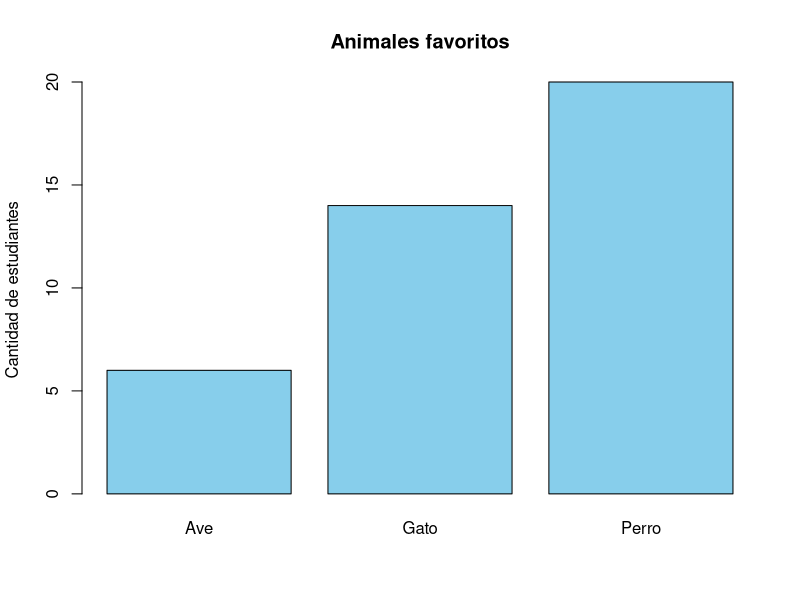
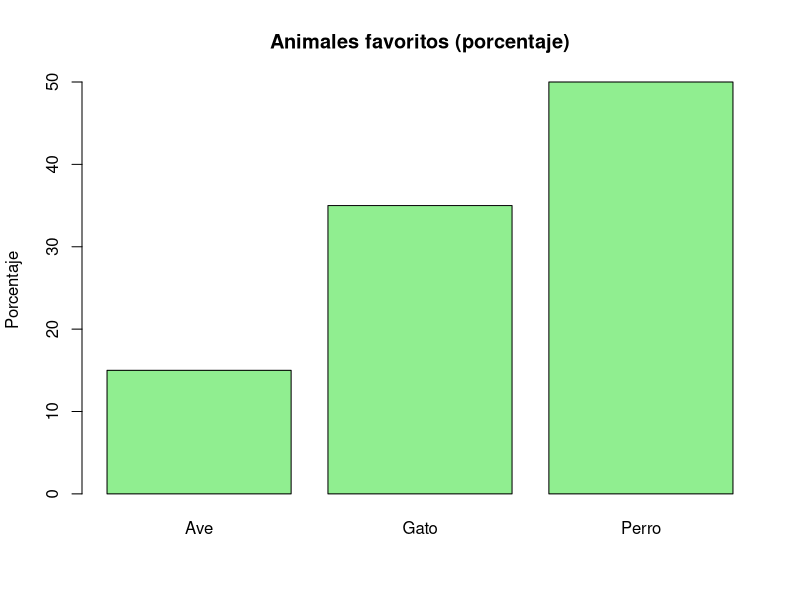
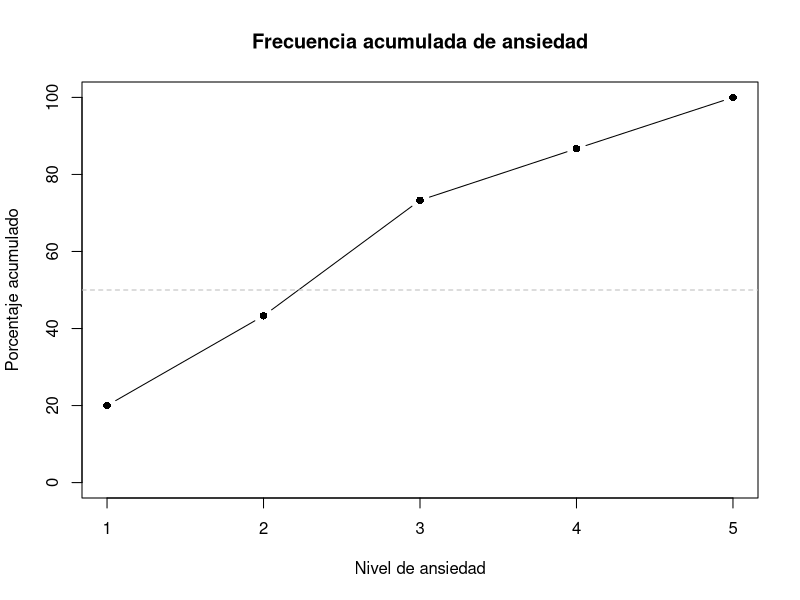
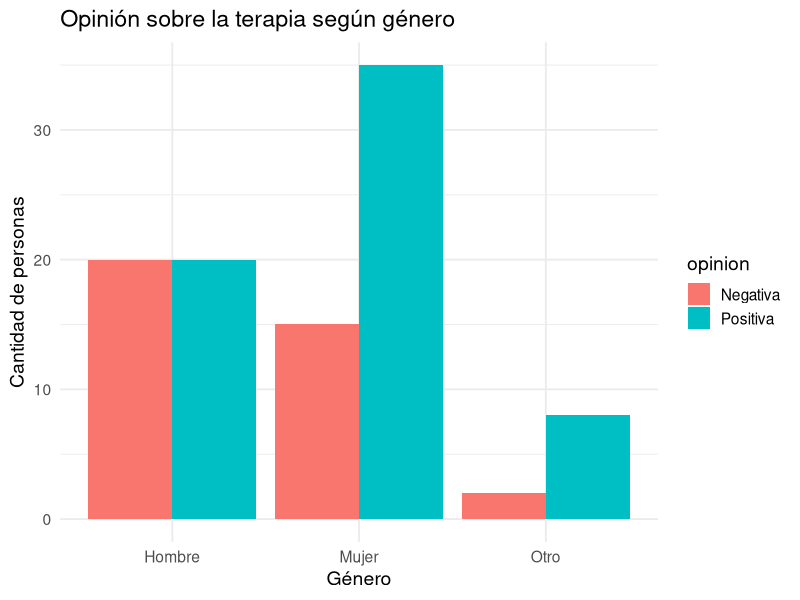
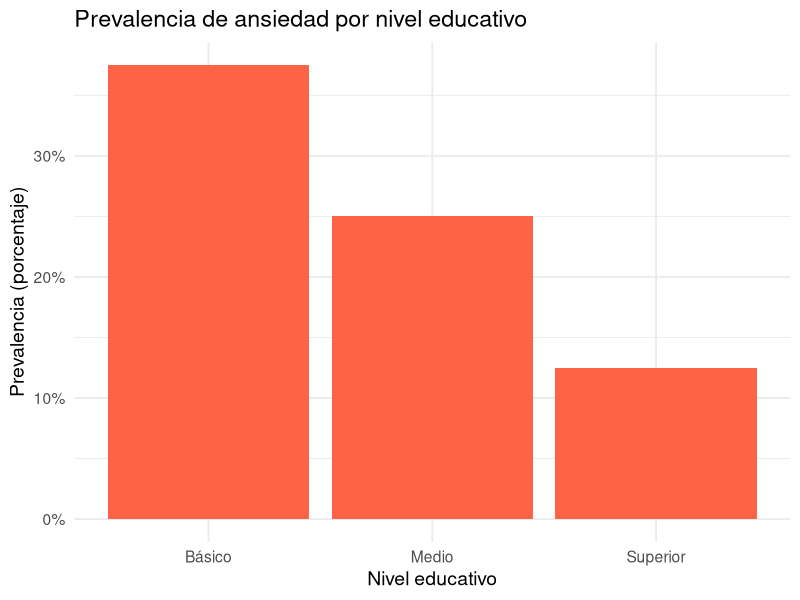
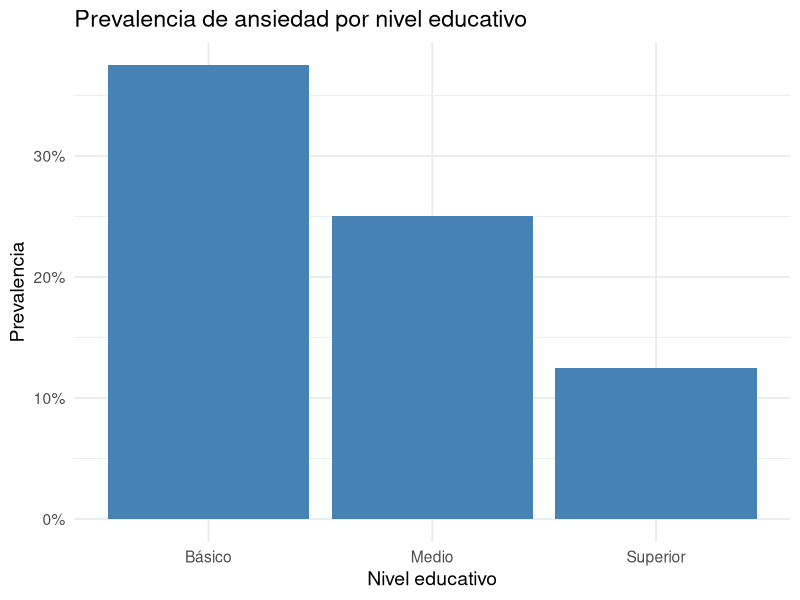
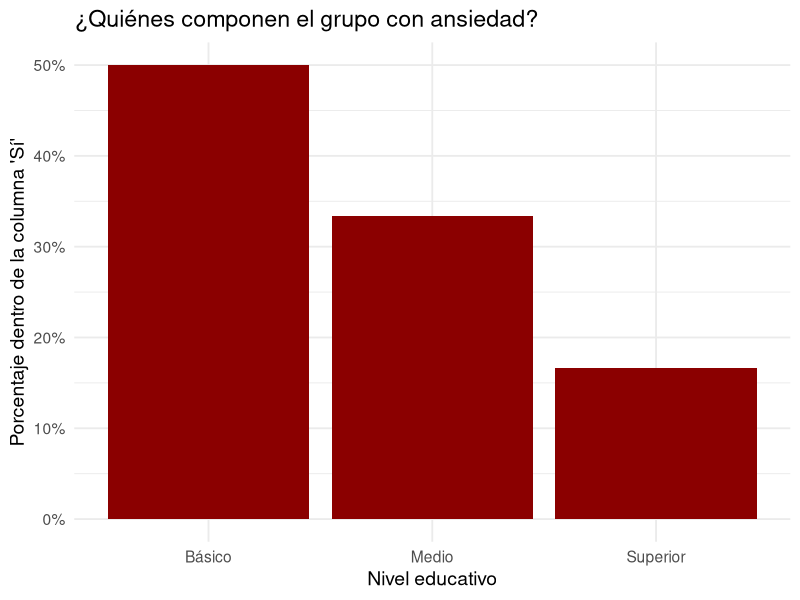
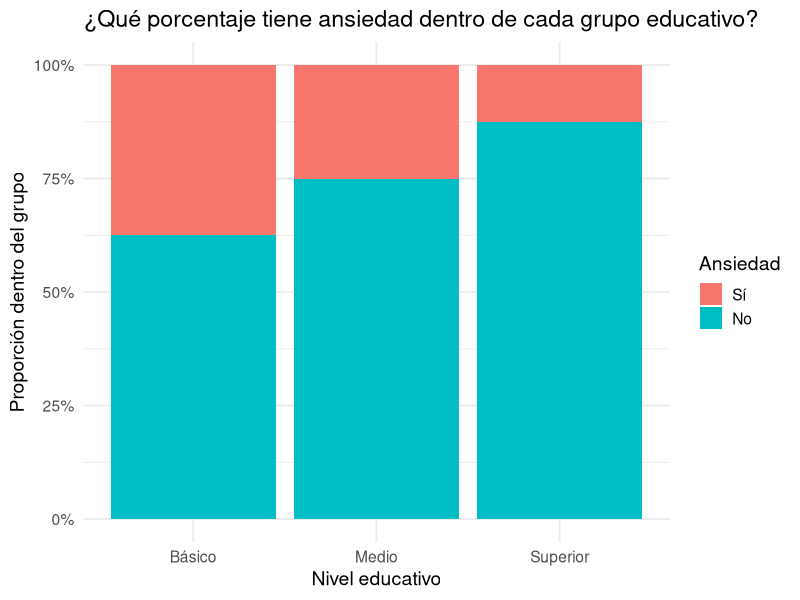

Generate these figures, in order, with R:
## ---- chunk 1
#| label: datos-animales
#| echo: true

respuestas <- c("Gato", "Perro", "Perro", "Gato", "Ave", "Perro", "Perro", "Gato",
                "Perro", "Gato", "Gato", "Perro", "Ave", "Perro", "Perro", "Gato",
                "Perro", "Ave", "Gato", "Gato", "Perro", "Perro", "Perro", "Gato",
                "Ave", "Perro", "Perro", "Gato", "Perro", "Ave", "Gato", "Perro",
                "Perro", "Perro", "Gato", "Gato", "Ave", "Perro", "Gato", "Perro")

tabla_absoluta <- table(respuestas)
tabla_absoluta
## ---- chunk 2
#| label: grafico-animales
#| fig-cap: "Frecuencias absolutas de animales favoritos"

barplot(tabla_absoluta,
        main = "Animales favoritos",
        col = "skyblue",
        ylab = "Cantidad de estudiantes")
## ---- chunk 3
#| label: tabla-relativa
#| tbl-cap: "Frecuencias relativas (proporciones) de animales favoritos"

tabla_relativa <- prop.table(tabla_absoluta)
round(tabla_relativa, 3)
## ---- chunk 4
#| label: tabla-porcentual
#| tbl-cap: "Frecuencias porcentuales de animales favoritos"

round(100 * tabla_relativa, 1)
## ---- chunk 5
#| label: grafico-porcentual
#| fig-cap: "Frecuencias porcentuales de animales favoritos"

barplot(100 * tabla_relativa,
        main = "Animales favoritos (porcentaje)",
        col = "lightgreen",
        ylab = "Porcentaje")
## ---- chunk 6
#| label: datos-ansiedad
#| echo: true

set.seed(123)
ansiedad <- sample(1:5, size = 30, replace = TRUE, prob = c(0.2, 0.3, 0.3, 0.1, 0.1))
ansiedad_tabla <- table(ansiedad)
ansiedad_tabla
## ---- chunk 7
#| label: tabla-acumulada
#| tbl-cap: "Frecuencias acumuladas de niveles de ansiedad"

acumulada <- cumsum(ansiedad_tabla)
acumulada
## ---- chunk 8
#| label: porcentual-acumulada
#| tbl-cap: "Frecuencias acumuladas porcentuales"

acumulada_porcentual <- round(100 * cumsum(prop.table(ansiedad_tabla)), 1)
acumulada_porcentual
## ---- chunk 9
#| label: grafico-acumulada
#| fig-cap: "Frecuencia acumulada de ansiedad (escala 1–5)"

plot(acumulada_porcentual, type = "b", pch = 16,
     xlab = "Nivel de ansiedad", ylab = "Porcentaje acumulado",
     main = "Frecuencia acumulada de ansiedad",
     ylim = c(0, 100))
abline(h = 50, col = "gray", lty = 2)
## ---- chunk 10
#| label: tabla-contingencia-ejemplo
#| tbl-cap: "Ejemplo de tabla de contingencia: Género × Opinión sobre terapia"

genero <- c(rep("Mujer", 50), rep("Hombre", 40), rep("Otro", 10))
opinion <- c(rep("Positiva", 35), rep("Negativa", 15),
             rep("Positiva", 20), rep("Negativa", 20),
             rep("Positiva", 8), rep("Negativa", 2))

tabla_conjunta <- table(genero, opinion)
tabla_conjunta
## ---- chunk 11
#| label: grafico-contingencia
#| fig-cap: "Distribución conjunta de opinión sobre terapia según género"

library(ggplot2)

datos <- data.frame(genero, opinion)

ggplot(datos, aes(x = genero, fill = opinion)) +
  geom_bar(position = "dodge") +
  labs(title = "Opinión sobre la terapia según género",
       x = "Género", y = "Cantidad de personas") +
  theme_minimal(base_size = 14)
## ---- chunk 12
#| label: proporciones-fila
#| tbl-cap: "Proporciones por fila: ¿qué opinó cada grupo?"

prop_filas <- prop.table(tabla_conjunta, margin = 1)
round(prop_filas, 2)
## ---- chunk 13
#| label: proporciones-columna
#| tbl-cap: "Proporciones por columna: ¿de qué grupo son los que opinaron así?"

prop_columnas <- prop.table(tabla_conjunta, margin = 2)
round(prop_columnas, 2)
## ---- chunk 14
#| label: proporciones-total
#| tbl-cap: "Proporciones sobre el total general"

prop_total <- prop.table(tabla_conjunta)
round(prop_total, 2)
## ---- chunk 15
#| label: tabla-prevalencia
#| tbl-cap: "Casos de ansiedad por nivel educativo"

educacion <- c(rep("Básico", 40), rep("Medio", 40), rep("Superior", 40))
ansiedad <- c(rep("Sí", 15), rep("No", 25),
              rep("Sí", 10), rep("No", 30),
              rep("Sí", 5), rep("No", 35))

tabla_ansiedad <- table(educacion, ansiedad)
tabla_ansiedad
## ---- chunk 16
#| label: prevalencia-por-grupo
#| tbl-cap: "Prevalencia de ansiedad por nivel educativo"

prevalencias <- prop.table(tabla_ansiedad, margin = 1)
round(prevalencias, 2)
## ---- chunk 17
#| label: grafico-prevalencia
#| fig-cap: "Prevalencia de ansiedad por nivel educativo"

library(tidyverse)

datos_prev <- as.data.frame(tabla_ansiedad) |>
  group_by(educacion) |>
  mutate(Prevalencia = Freq / sum(Freq)) |>
  filter(ansiedad == "Sí")

ggplot(datos_prev, aes(x = educacion, y = Prevalencia)) +
  geom_col(fill = "tomato") +
  scale_y_continuous(labels = scales::percent) +
  labs(title = "Prevalencia de ansiedad por nivel educativo",
       x = "Nivel educativo",
       y = "Prevalencia (porcentaje)") +
  theme_minimal(base_size = 14)
## ---- chunk 18
#| label: tabla-ejemplo-comp
#| tbl-cap: "Casos de ansiedad por nivel educativo"

tabla <- matrix(c(15, 25,
                  10, 30,
                  5, 35),
                nrow = 3, byrow = TRUE)

dimnames(tabla) <- list(
  Nivel_educativo = c("Básico", "Medio", "Superior"),
  Ansiedad = c("Sí", "No")
)

tabla <- as.table(tabla)
tabla
## ---- chunk 19
#| label: proporciones-filas-comp
#| tbl-cap: "Proporciones por fila: prevalencia de ansiedad por nivel educativo"

prop_fila <- prop.table(tabla, margin = 1)
round(prop_fila, 2)
## ---- chunk 20
#| label: proporciones-columnas-comp
#| tbl-cap: "Proporciones por columna: distribución del nivel educativo dentro de cada respuesta"

prop_col <- prop.table(tabla, margin = 2)
round(prop_col, 2)
## ---- chunk 21
#| label: grafico-prevalencia-comp
#| fig-cap: "Prevalencia de ansiedad por nivel educativo (proporciones por fila)"

df_fila <- as.data.frame(prop_fila)

ggplot(df_fila[df_fila$Ansiedad == "Sí", ], aes(x = Nivel_educativo, y = Freq)) +
  geom_col(fill = "steelblue") +
  scale_y_continuous(labels = scales::percent) +
  labs(title = "Prevalencia de ansiedad por nivel educativo",
       x = "Nivel educativo", y = "Prevalencia") +
  theme_minimal(base_size = 14)
## ---- chunk 22
#| label: grafico-columna-comp
#| fig-cap: "Distribución del nivel educativo entre quienes reportaron ansiedad (proporciones por columna)"

df_col <- as.data.frame(prop_col)

ggplot(df_col[df_col$Ansiedad == "Sí", ], aes(x = Nivel_educativo, y = Freq)) +
  geom_col(fill = "darkred") +
  scale_y_continuous(labels = scales::percent) +
  labs(title = "¿Quiénes componen el grupo con ansiedad?",
       x = "Nivel educativo", y = "Porcentaje dentro de la columna 'Sí'") +
  theme_minimal(base_size = 14)
## ---- chunk 23
#| label: tabla-condicional-base
#| tbl-cap: "Casos de ansiedad por nivel educativo"

tabla
## ---- chunk 24
#| label: proporciones-fila-cond
#| tbl-cap: "Proporciones por fila: ¿quién tiene ansiedad dentro de cada grupo educativo?"

prop_fila
## ---- chunk 25
#| label: proporciones-col-cond
#| tbl-cap: "Proporciones por columna: ¿de qué grupo educativo son quienes tienen ansiedad?"

prop_col
## ---- chunk 26
#| label: grafico-fila-cond
#| fig-cap: "Proporciones condicionales por grupo educativo (fila)"

df_f <- as.data.frame(prop_fila)

ggplot(df_f, aes(x = Nivel_educativo, y = Freq, fill = Ansiedad)) +
  geom_col(position = "fill") +
  scale_y_continuous(labels = scales::percent) +
  labs(title = "¿Qué porcentaje tiene ansiedad dentro de cada grupo educativo?",
       y = "Proporción dentro del grupo", x = "Nivel educativo") +
  theme_minimal(base_size = 14)
## ---- chunk 27
#| label: grafico-col-cond
#| fig-cap: "Proporciones condicionales dentro del grupo que reportó ansiedad (columna)"

df_c <- as.data.frame(prop_col)

ggplot(df_c, aes(x = Ansiedad, y = Freq, fill = Nivel_educativo)) +
  geom_col(position = "fill") +
  scale_y_continuous(labels = scales::percent) +
  labs(title = "¿De qué grupo educativo vienen quienes tienen ansiedad?",
       y = "Proporción dentro de cada respuesta", x = "Respuesta") +
  theme_minimal(base_size = 14)
## ---- chunk 28
#| label: incidencia-ejemplo
#| echo: true

library(tibble)

estudiantes <- tibble(
  ID = 1:100,
  Ansiedad_inicio = c(rep("Sí", 10), rep("No", 90)),
  Ansiedad_mes1 = c(rep("Sí", 10), rep("Sí", 15), rep("No", 75))
)

tabla_cambios <- table(estudiantes$Ansiedad_inicio, estudiantes$Ansiedad_mes1)
dimnames(tabla_cambios) <- list("Inicio" = c("No", "Sí"), "Mes1" = c("No", "Sí"))
tabla_cambios
## ---- chunk 29
#| label: incidencia-calculo
#| tbl-cap: "Incidencia de ansiedad: nuevos casos durante el mes"

# Casos que pasaron de No a Sí
casos_nuevos <- tabla_cambios["No", "Sí"]

# Total de personas que no tenían ansiedad al inicio
poblacion_riesgo <- sum(tabla_cambios["No", ])

incidencia <- casos_nuevos / poblacion_riesgo
round(incidencia, 2)
